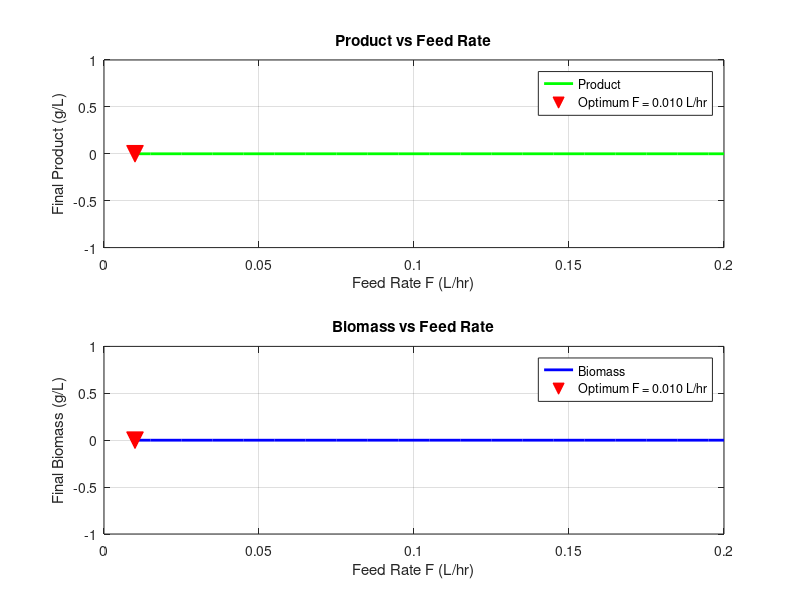

MATLAB code for this plot: (Note: this script raises an error after producing the figure.)
% ================================
% Phase 4 - Feed Rate Optimization
% Find best F to maximize Product
% ================================

clc; clear; close all;

% --- Fixed Parameters ---
mu_max = 0.4;
Ks     = 0.1;
Yxs    = 0.5;
Ypx    = 0.3;
Sf     = 10.0;
y0     = [0.5; 5.0; 0.0; 1.0];
tspan  = [0, 24];

% --- Scan Feed Rates ---
F_values     = 0.01:0.005:0.20;
P_final      = zeros(size(F_values));
X_final      = zeros(size(F_values));

for i = 1:length(F_values)
  F = F_values(i);
  try
    [~, y] = ode45(@(t,y) bioreactor_odes(t, y, mu_max, Ks, Yxs, Ypx, Sf, F), tspan, y0);
    P_final(i) = y(end, 3);
    X_final(i) = y(end, 1);
  catch
    P_final(i) = 0;
    X_final(i) = 0;
  end
end

% --- Find Optimum ---
[P_max, idx] = max(P_final);
F_optimal    = F_values(idx);

fprintf('\n=====================================\n');
fprintf(' Optimization Results\n');
fprintf('=====================================\n');
fprintf('Optimal Feed Rate:     %.4f L/hr\n', F_optimal);
fprintf('Maximum Product:       %.4f g/L\n', P_max);
fprintf('Biomass at optimum:    %.4f g/L\n', X_final(idx));
fprintf('=====================================\n');

% --- Plot Product vs Feed Rate ---
figure;

subplot(2,1,1);
plot(F_values, P_final, 'g-', 'LineWidth', 2); hold on;
plot(F_optimal, P_max, 'rv', 'MarkerSize', 12, 'MarkerFaceColor', 'r');
xlabel('Feed Rate F (L/hr)');
ylabel('Final Product (g/L)');
title('Product vs Feed Rate');
legend('Product', sprintf('Optimum F = %.3f L/hr', F_optimal));
grid on;

subplot(2,1,2);
plot(F_values, X_final, 'b-', 'LineWidth', 2); hold on;
plot(F_optimal, X_final(idx), 'rv', 'MarkerSize', 12, 'MarkerFaceColor', 'r');
xlabel('Feed Rate F (L/hr)');
ylabel('Final Biomass (g/L)');
title('Biomass vs Feed Rate');
legend('Biomass', sprintf('Optimum F = %.3f L/hr', F_optimal));
grid on;

sgtitle('Phase 4 - Feed Rate Optimization');

% --- Simulate at optimal F and compare with base F ---
F_base = 0.05;
[t_base, y_base] = ode45(@(t,y) bioreactor_odes(t, y, mu_max, Ks, Yxs, Ypx, Sf, F_base), tspan, y0);
[t_opt,  y_opt]  = ode45(@(t,y) bioreactor_odes(t, y, mu_max, Ks, Yxs, Ypx, Sf, F_optimal), tspan, y0);

figure;
plot(t_base, y_base(:,3), 'b--', 'LineWidth', 2); hold on;
plot(t_opt,  y_opt(:,3),  'r-',  'LineWidth', 2);
xlabel('Time (hr)');
ylabel('Product (g/L)');
title('Product Profile - Base vs Optimized Feed Rate');
legend(sprintf('Base F = %.2f L/hr', F_base), ...
       sprintf('Optimal F = %.3f L/hr', F_optimal));
grid on;optimization
